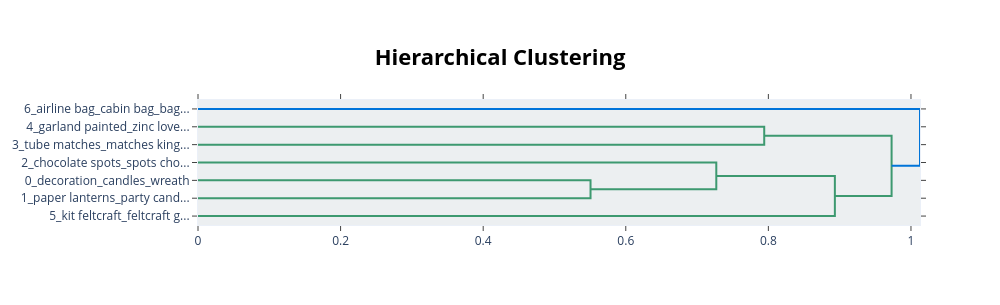
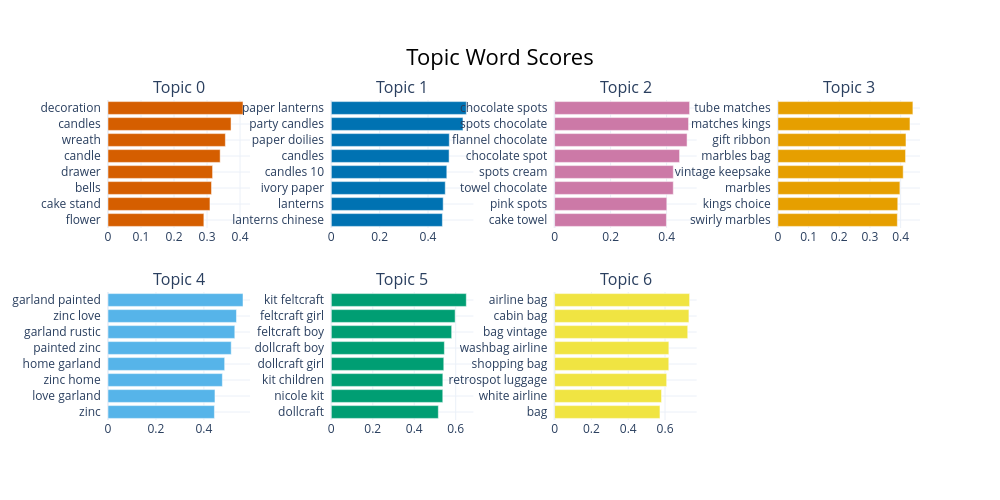

Notebook source saved alongside these figures, in order:
### Code cell
step("BERTopic visualizations: hierarchy & barchart")

if n_topics >= 2:
    fig_hierarchy = topic_model.visualize_hierarchy()
    fig_hierarchy.show()

    fig_bar = topic_model.visualize_barchart(
        top_n_topics=min(8, n_topics), n_words=8
    )
    fig_bar.show()

    # Save static versions
    try:
        fig_hierarchy.write_image(
            _FIG_DIR / "bertopic_hierarchy.png",
            width=1200, height=600, scale=2)
        fig_bar.write_image(
            _FIG_DIR / "bertopic_barchart.png",
            width=1200, height=600, scale=2)
        print("Saved hierarchy and barchart PNGs to images/part4/sec4.1/")
    except (ValueError, OSError, ImportError) as e:
        # kaleido is required for static image export in the book build
        warnings.warn(f"Could not save static images (install kaleido): {e}")
else:
    print(f"Skipping hierarchy/barchart (need >= 2 topics, got {n_topics})")

### Figure 1 — Plotly figure (JSON) as saved in the notebook; plotly's stock layout.template omitted (floating-point values rounded to 4 significant figures)
{"data": [{"hoverinfo": "text", "marker": {"color": "rgb(61,153,112)"}, "mode": "lines", "type": "scatter", "x": [0.0, 0.7942, 0.7942, 0.0], "xaxis": "x", "y": [-15.0, -15.0, -25.0, -25.0], "yaxis": "y"}, {"hoverinfo": "text", "marker": {"color": "rgb(61,153,112)"}, "mode": "lines", "type": "scatter", "x": [0.0, 0.5506, 0.5506, 0.0], "xaxis": "x", "y": [-45.0, -45.0, -55.0, -55.0], "yaxis": "y"}, {"hoverinfo": "text", "marker": {"color": "rgb(61,153,112)"}, "mode": "lines", "type": "scatter", "x": [0.0, 0.7269, 0.7269, 0.5506], "xaxis": "x", "y": [-35.0, -35.0, -50.0, -50.0], "yaxis": "y"}, {"hoverinfo": "text", "marker": {"color": "rgb(61,153,112)"}, "mode": "lines", "type": "scatter", "x": [0.7269, 0.8933, 0.8933, 0.0], "xaxis": "x", "y": [-42.5, -42.5, -65.0, -65.0], "yaxis": "y"}, {"hoverinfo": "text", "marker": {"color": "rgb(61,153,112)"}, "mode": "lines", "type": "scatter", "x": [0.7942, 0.9728, 0.9728, 0.8933], "xaxis": "x", "y": [-20.0, -20.0, -53.75, -53.75], "yaxis": "y"}, {"hoverinfo": "text", "marker": {"color": "rgb(0,116,217)"}, "mode": "lines", "type": "scatter", "x": [0.0, 1.013, 1.013, 0.9728], "xaxis": "x", "y": [-5.0, -5.0, -36.88, -36.88], "yaxis": "y"}], "layout": {"autosize": false, "height": 305, "hoverlabel": {"bgcolor": "white", "font": {"family": "Rockwell", "size": 16}}, "hovermode": "closest", "plot_bgcolor": "#ECEFF1", "showlegend": false, "title": {"font": {"color": "Black", "size": 22}, "text": "<b>Hierarchical Clustering</b>", "x": 0.5, "xanchor": "center", "yanchor": "top"}, "width": 1000, "xaxis": {"mirror": "allticks", "rangemode": "tozero", "showgrid": false, "showline": true, "showticklabels": true, "ticks": "outside", "type": "linear", "zeroline": false}, "yaxis": {"mirror": "allticks", "range": [-70.0, 0.0], "rangemode": "tozero", "showgrid": false, "showline": true, "showticklabels": true, "tickmode": "array", "ticks": "outside", "ticktext": ["6_airline bag_cabin bag_bag...", "4_garland painted_zinc love...", "3_tube matches_matches king...", "2_chocolate spots_spots cho...", "0_decoration_candles_wreath", "1_paper lanterns_party cand...", "5_kit feltcraft_feltcraft g..."], "tickvals": [-5.0, -15.0, -25.0, -35.0, -45.0, -55.0, -65.0], "type": "linear", "zeroline": false}}}

### Figure 2 — Plotly figure (JSON) as saved in the notebook; plotly's stock layout.template omitted (floating-point values rounded to 4 significant figures)
{"data": [{"marker": {"color": "#D55E00"}, "orientation": "h", "type": "bar", "x": [0.2904, 0.3089, 0.3136, 0.3168, 0.3397, 0.3555, 0.3727, 0.4089], "xaxis": "x", "y": ["flower  ", "cake stand  ", "bells  ", "drawer  ", "candle  ", "wreath  ", "candles  ", "decoration  "], "yaxis": "y"}, {"marker": {"color": "#0072B2"}, "orientation": "h", "type": "bar", "x": [0.4595, 0.4628, 0.4714, 0.4778, 0.4872, 0.488, 0.5446, 0.5584], "xaxis": "x2", "y": ["lanterns chinese  ", "lanterns  ", "ivory paper  ", "candles 10  ", "candles  ", "paper doilies  ", "party candles  ", "paper lanterns  "], "yaxis": "y2"}, {"marker": {"color": "#CC79A7"}, "orientation": "h", "type": "bar", "x": [0.3994, 0.4008, 0.4239, 0.424, 0.4463, 0.4732, 0.4784, 0.4822], "xaxis": "x3", "y": ["cake towel  ", "pink spots  ", "towel chocolate  ", "spots cream  ", "chocolate spot  ", "flannel chocolate  ", "spots chocolate  ", "chocolate spots  "], "yaxis": "y3"}, {"marker": {"color": "#E69F00"}, "orientation": "h", "type": "bar", "x": [0.3893, 0.3906, 0.3976, 0.4083, 0.416, 0.4174, 0.4304, 0.4399], "xaxis": "x4", "y": ["swirly marbles  ", "kings choice  ", "marbles  ", "vintage keepsake  ", "marbles bag  ", "gift ribbon  ", "matches kings  ", "tube matches  "], "yaxis": "y4"}, {"marker": {"color": "#56B4E9"}, "orientation": "h", "type": "bar", "x": [0.4439, 0.4462, 0.477, 0.4866, 0.514, 0.5289, 0.5359, 0.5631], "xaxis": "x5", "y": ["zinc  ", "love garland  ", "zinc home  ", "home garland  ", "painted zinc  ", "garland rustic  ", "zinc love  ", "garland painted  "], "yaxis": "y5"}, {"marker": {"color": "#009E73"}, "orientation": "h", "type": "bar", "x": [0.5162, 0.5376, 0.5379, 0.5425, 0.5453, 0.5806, 0.5972, 0.6511], "xaxis": "x6", "y": ["dollcraft  ", "nicole kit  ", "kit children  ", "dollcraft girl  ", "dollcraft boy  ", "feltcraft boy  ", "feltcraft girl  ", "kit feltcraft  "], "yaxis": "y6"}, {"marker": {"color": "#F0E442"}, "orientation": "h", "type": "bar", "x": [0.5724, 0.581, 0.6089, 0.6204, 0.6207, 0.7233, 0.7297, 0.7334], "xaxis": "x7", "y": ["bag  ", "white airline  ", "retrospot luggage  ", "shopping bag  ", "washbag airline  ", "bag vintage  ", "cabin bag  ", "airline bag  "], "yaxis": "y7"}], "layout": {"annotations": [{"font": {"size": 16}, "showarrow": false, "text": "Topic 0", "x": 0.0875, "xanchor": "center", "xref": "paper", "y": 1.0, "yanchor": "bottom", "yref": "paper"}, {"font": {"size": 16}, "showarrow": false, "text": "Topic 1", "x": 0.3625, "xanchor": "center", "xref": "paper", "y": 1.0, "yanchor": "bottom", "yref": "paper"}, {"font": {"size": 16}, "showarrow": false, "text": "Topic 2", "x": 0.6375, "xanchor": "center", "xref": "paper", "y": 1.0, "yanchor": "bottom", "yref": "paper"}, {"font": {"size": 16}, "showarrow": false, "text": "Topic 3", "x": 0.9125, "xanchor": "center", "xref": "paper", "y": 1.0, "yanchor": "bottom", "yref": "paper"}, {"font": {"size": 16}, "showarrow": false, "text": "Topic 4", "x": 0.0875, "xanchor": "center", "xref": "paper", "y": 0.4, "yanchor": "bottom", "yref": "paper"}, {"font": {"size": 16}, "showarrow": false, "text": "Topic 5", "x": 0.3625, "xanchor": "center", "xref": "paper", "y": 0.4, "yanchor": "bottom", "yref": "paper"}, {"font": {"size": 16}, "showarrow": false, "text": "Topic 6", "x": 0.6375, "xanchor": "center", "xref": "paper", "y": 0.4, "yanchor": "bottom", "yref": "paper"}], "height": 500, "hoverlabel": {"bgcolor": "white", "font": {"family": "Rockwell", "size": 16}}, "showlegend": false, "title": {"font": {"color": "Black", "size": 22}, "text": "Topic Word Scores", "x": 0.5, "xanchor": "center", "yanchor": "top"}, "width": 1000, "xaxis": {"anchor": "y", "domain": [0.0, 0.175], "showgrid": true}, "xaxis2": {"anchor": "y2", "domain": [0.275, 0.45], "showgrid": true}, "xaxis3": {"anchor": "y3", "domain": [0.55, 0.725], "showgrid": true}, "xaxis4": {"anchor": "y4", "domain": [0.825, 1.0], "showgrid": true}, "xaxis5": {"anchor": "y5", "domain": [0.0, 0.175], "showgrid": true}, "xaxis6": {"anchor": "y6", "domain": [0.275, 0.45], "showgrid": true}, "xaxis7": {"anchor": "y7", "domain": [0.55, 0.725], "showgrid": true}, "xaxis8": {"anchor": "y8", "domain": [0.825, 1.0], "showgrid": true}, "yaxis": {"anchor": "x", "domain": [0.6, 1.0], "showgrid": true}, "yaxis2": {"anchor": "x2", "domain": [0.6, 1.0], "showgrid": true}, "yaxis3": {"anchor": "x3", "domain": [0.6, 1.0], "showgrid": true}, "yaxis4": {"anchor": "x4", "domain": [0.6, 1.0], "showgrid": true}, "yaxis5": {"anchor": "x5", "domain": [0.0, 0.4], "showgrid": true}, "yaxis6": {"anchor": "x6", "domain": [0.0, 0.4], "showgrid": true}, "yaxis7": {"anchor": "x7", "domain": [0.0, 0.4], "showgrid": true}, "yaxis8": {"anchor": "x8", "domain": [0.0, 0.4], "showgrid": true}}}
